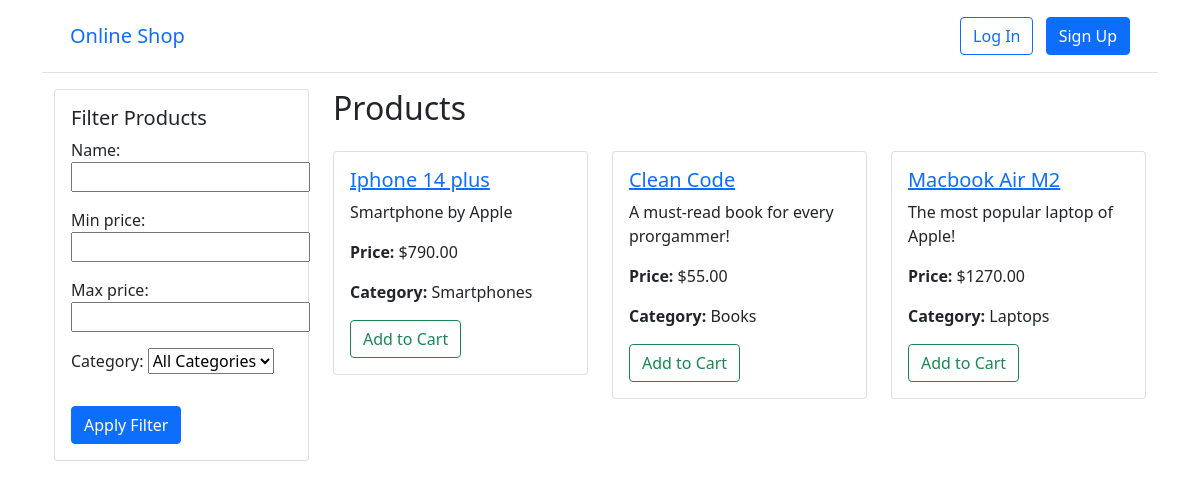
The page / on the database its author committed.
### products/models.py (models this page shows, shortened)
class Category(models.Model):
    name = models.CharField(max_length = 50)
    def __str__(self) -> str:
        return self.name
    class Meta:
        verbose_name_plural = "Categories"

class Product(models.Model):
    user = models.ForeignKey(CustomUser, on_delete=models.CASCADE, related_name="products")
    name = models.CharField(max_length=70)
    description = models.CharField(max_length = 200)
    cost = models.DecimalField(max_digits = 10, decimal_places = 2)
    category = models.ForeignKey('Category', on_delete=models.CASCADE)
    paid = models.BooleanField(default=False)
    is_available = models.BooleanField(default=True)

### products/views.py (the view)
# urls.py: path("", views.index, name="home"),
def index(request):
    products = Product.objects.all()
    if request.method == "GET":
        form = ProductFilterForm(request.GET)
        if form.is_valid():
            name = form.cleaned_data.get('name')
            min_price = form.cleaned_data.get('min_price')
            max_price = form.cleaned_data.get('max_price')
            category = form.cleaned_data.get('category')
            if name:
                products = products.filter(name__icontains=name)
            if min_price:
                products = products.filter(cost__gte=min_price)
            if max_price:
                products = products.filter(cost__lte=max_price)
            if category:
                products = products.filter(category=category)
    else:
        form = ProductFilterForm()
    context = {
        'products':products,
        'form':form
    }
    return render(request, 'index.html', context)

### products/forms.py
class ProductFilterForm(forms.Form):
    name = forms.CharField(max_length=150, required=False)
    min_price = forms.DecimalField(max_digits=10, decimal_places=2, required=False)
    max_price = forms.DecimalField(max_digits=10, decimal_places=2, required=False)
    category = forms.ModelChoiceField(queryset=Category.objects.all(), required=False, empty_label="All Categories")

### templates/index.html (shortened to what this page needs)
{% extends 'base.html' %}
{% block content %}
  <div class="container-fluid">
    <div class="row">
      <div class="col-md-3">
        <div class="card mb-3">
          <div class="card-body">
            <h5 class="card-title">Filter Products</h5>
            <form method="get" action="{% url 'home' %}">
              {{ form.as_p }}
              <button type="submit" class="btn btn-primary mt-3">Apply Filter</button>
            </form>
          </div>
        </div>
      </div>
      <div class="col-md-9">
        <h2 class="mb-4">Products</h2>
        {% if products %}
          <div class="row">
            {% for product in products %}
              <div class="col-md-4 mb-4">
                <div class="card">
                  <div class="card-body">
                    <h5 class="card-title"><a href="{% url 'product' id=product.id %}">{{ product.name }}</a></h5>
                    <p class="card-text">{{ product.description }}</p>
                    <p class="card-text"><strong>Price:</strong> ${{ product.cost }}</p>
                    <p class="card-text"><strong>Category:</strong> {{ product.category.name }}</p>
                    <div class="d-flex justify-content-between mt-3">
                      <a href="{% url 'add_to_cart' pk=product.pk %}" class="btn btn-outline-success">Add to Cart</a>
                    </div>
                  </div>
                </div>
              </div>
            {% endfor %}
          </div>
        {% else %}
          <div class="alert alert-info" role="alert">
            No products available.
          </div>
        {% endif %}
      </div>
    </div>
  </div>
{% endblock %}

### rows shown on the page
Product: name "Iphone 14 plus", description "Smartphone by Apple", cost "790.00", category.name "Smartphones"
Product: name "Clean Code", description "A must-read book for every prorgammer!", cost "55.00", category.name "Books"
Product: name "Macbook Air M2", description "The most popular laptop of Apple!", cost "1270.00", category.name "Laptops"
